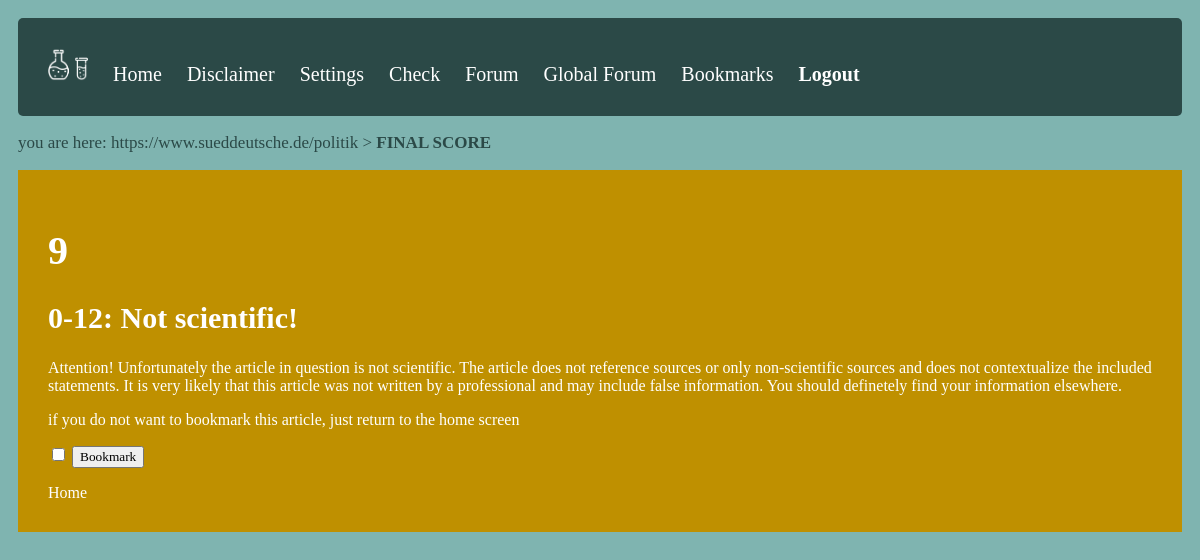
/feedback (signed in), run on the app's committed database.
### app/models.py (models this page shows, shortened)
class History(db.Model):
    id = db.Column(db.Integer, primary_key = True)
    url = db.Column(db.String(120))
    title = db.Column(db.String(140))
    score = db.Column(db.Integer)
    bookmark = db.Column(db.Integer)
    user_id = db.Column(db.Integer, db.ForeignKey('user.id'))
    timestamp = db.Column(db.DateTime, index=True, default=datetime.utcnow)

class Feedback(db.Model):
    id = db.Column(db.Integer, primary_key = True)
    score_min = db.Column(db.Integer)
    score_max = db.Column(db.Integer)
    title = db.Column(db.String(64))
    text = db.Column(db.String(500))

### app/routes.py (the view, shortened to what this page needs)
@App.route('/feedback', methods = ['GET', 'POST'])
@login_required
def feedback():
    form = BookmarkForm()
    score = db.session.query(History).filter(History.user_id==current_user.id).order_by(History.id.desc()).first() #this query now returns the final score
    final_score = score.score
    url = score.url
    if final_score <= 12: #boundaries for the corresponding feedback
        feedback_data = Feedback.query.filter_by(id = 1)
        for i in feedback_data:
            feedback_data = i
        return render_template('feedback_1.html', form=form,
        final_score=final_score, feedback_data=feedback_data, url=url)

### app/forms.py
class BookmarkForm(FlaskForm):
    bookmark = BooleanField('Bookmark')
    submit = SubmitField('Bookmark')

### app/models.py (called while the page is built)
@login.user_loader
def load_user(id):
    return User.query.get(int(id))

### app/routes.py (called while the page is built)
@App.before_request
def before_request():
    if current_user.is_authenticated:
        current_user.last_seen = datetime.utcnow()
        db.session.commit()

### app/templates/feedback_1.html (shortened to what this page needs)
{% extends "base.html" %}
{% block content %}
<p class="location">you are here: {{ url }} > <b>FINAL SCORE </b> </p>
<div class="feedback1">
<h1>{{ final_score }}</h1>
<h2>{{ feedback_data.score_min }}-{{ feedback_data.score_max }}: {{ feedback_data.title }}</h2>
<p> {{ feedback_data.text }}
</p>
  <p>
  <form action ="" method = "post">
    <p>if you do not want to bookmark this article, just return to the home screen </p>
{{ form.bookmark() }} {{ form.submit() }}
  </p>
  <a href="{{ url_for('index') }}">Home</a>
</div>
{% endblock %}

### app/static/style.css (style rules this page uses)
html * { font-family: Tahoma !important; }
body { background: #7FB4B0; color: #2B4947; padding: 10px }
h1 { font-size: 40px; }
h2 { font-size: 30px; }
a { text-decoration: none; color: #FFFFFF; }
.feedback1 { background: #BF9000; color: #FFFFFF; padding: 30px; }
.location { font-size: 17px; color: #2B4947; }

### data on the page
History: url "https://www.sueddeutsche.de/politik"
Feedback: score_min "0", score_max "12", title "Not scientific!", text "Attention! Unfortunately the article in question is not scientific. The article does not reference sources or only non-scientific sources and does not contextualize the included statements. It is very likely that this article was not written by a professional and may include false information. You should definetely find your information elsewhere."

### other printed values
{{ final_score }} "9"
